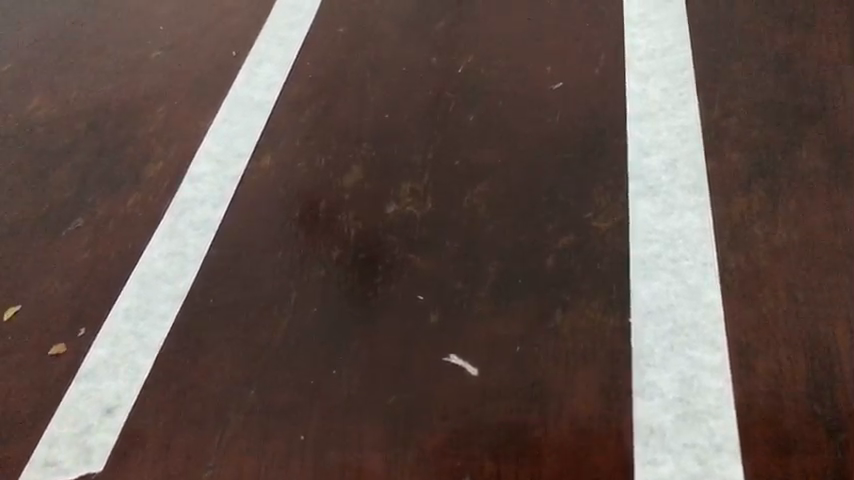
#> input picture frame 67 of vdlane.mp4, 854 x 480 px
$ python DetectLine.py
#> lines starting #> are read from the running program, lines starting #| are printed output that depends on the picture; after the words box and inside, x2 and y2 are one past the last pixel; in counts of white or black regions, pixels touching at a corner belong together
import cv2
import numpy as np

import matplotlib.pyplot as plt
'''
import time


'''
#import serial
#arduino = serial.Serial(port='COM6', baudrate=115200, timeout=0.1)

#Tim 3 diem bang anh nhi phan
def region_of_interest(image):
 height=image.shape[0]
 #print(height)
 '''
 polygons=np.array([
     [(0,height),(640,height),(300,-200000)]
                  ])
                  '''
 polygons=np.array([
     [(0,height),(800,height),(350,-200000)]
                  ])
 mask=np.zeros_like(image)
 cv2.fillPoly(mask,polygons,255)
 masked_image=cv2.bitwise_and(image,mask)
 return masked_image

#Hien hinh anh
def display_lines(image,lines):
    line_image = np.zeros_like(image)
    if lines is not None:
        for line in lines:
            x1,y1,x2,y2 = line.reshape(4)
            #print(x1+x2,'x1')
            #print(line)
            cv2.line(line_image,(x1,y1),(x2,y2),(255,0,0),10)
    return line_image

cam = cv2.VideoCapture("vdlane.mp4")
window_name = 'Dectect Line'
while(True):
    Hinh1 = cam.read()[1]
#> Hinh1 is the input picture: shape (480, 854, 3); mean B, G, R 75.6, 81.4, 97.1
    #Hinh1 = cam.read()
    gray  = cv2.cvtColor(Hinh1, cv2.COLOR_BGR2GRAY)
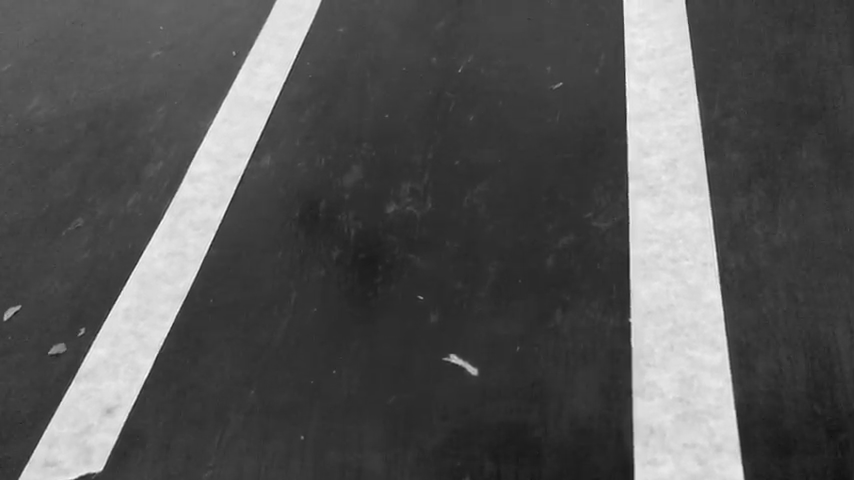
#> gray: shape (480, 854); min 15, max 251, mean 85.4
    blur  = cv2.GaussianBlur(gray,(5,5),0)
    edges = cv2.Canny(blur, 50, 150, apertureSize=3)
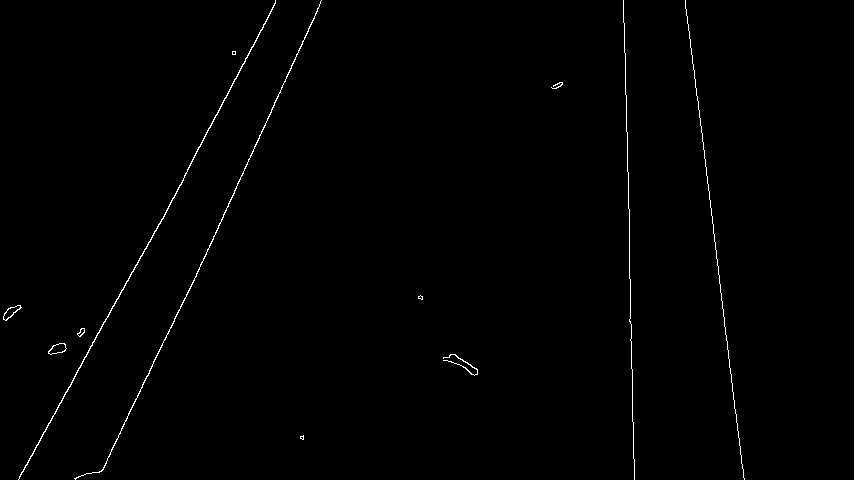
#> edges: shape (480, 854); 0.65% white in thin lines or dots, all inside (x1, y1, x2, y2) = (3, 0, 745, 480)
    cropped_image = region_of_interest(edges)
#> in region_of_interest, `cv2.fillPoly(mask,polygons,255)`:
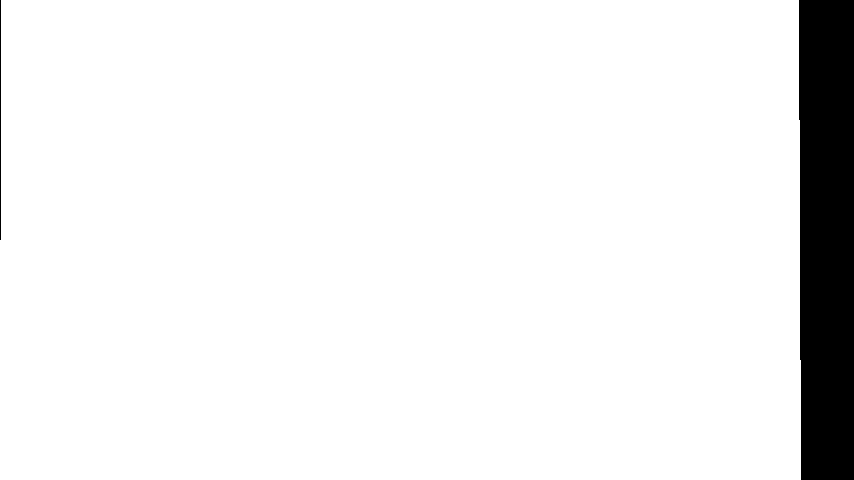
#> mask: shape (480, 854); 93.6% white; 2 black regions, box (x1, y1, x2, y2) and area: (799, 0, 854, 480) 25920, (0, 0, 1, 240) 240
    lines = cv2.HoughLinesP(cropped_image,2,np.pi/180,100,np.array([]), minLineLength=70,maxLineGap=70)
#> lines = [[685, 0, 744, 479], [140, 391, 314, 18], [114, 305, 275, 3], [627, 132, 633, 458], [19, 476, 183, 180], [174, 321, 234, 193], [625, 83, 627, 167]]
    line_control = cv2.HoughLines(edges, rho=1, theta=np.pi/180, threshold=100)
#> line_control = [[-680, 3.02], [247, 0.506], [292, 0.436], [-625, 3.12], [244, 0.489], [297, 0.454], [242, 0.489], [-622, 3.11], [250, 0.524]]
    line_image = display_lines(Hinh1,lines)
#> the loop in display_lines, `for line in lines:` made 7 passes
#> after the loop in display_lines, `for line in lines:`:
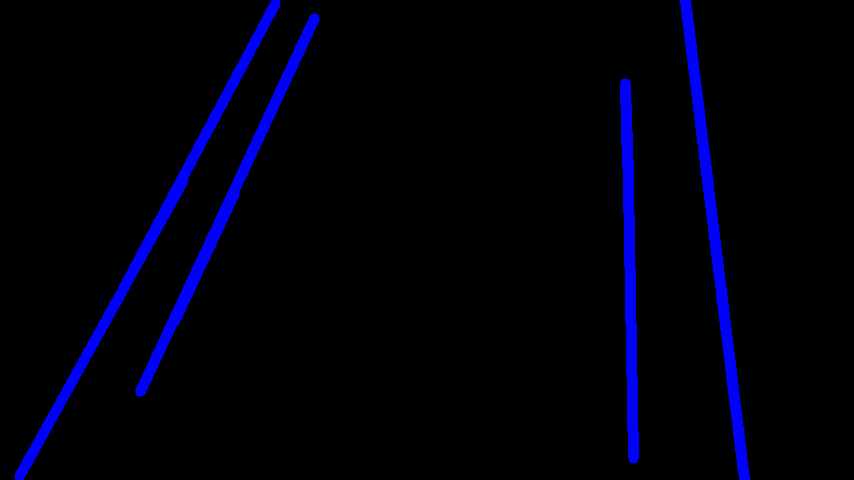
#> line_image: shape (480, 854, 3); mean of channels 0, 1, 2 12.5, 0, 0; drawn as B, G, R
    # Chong 2 hinh len nhau
    combo_image= cv2.addWeighted(Hinh1,0.8,line_image,1,1)
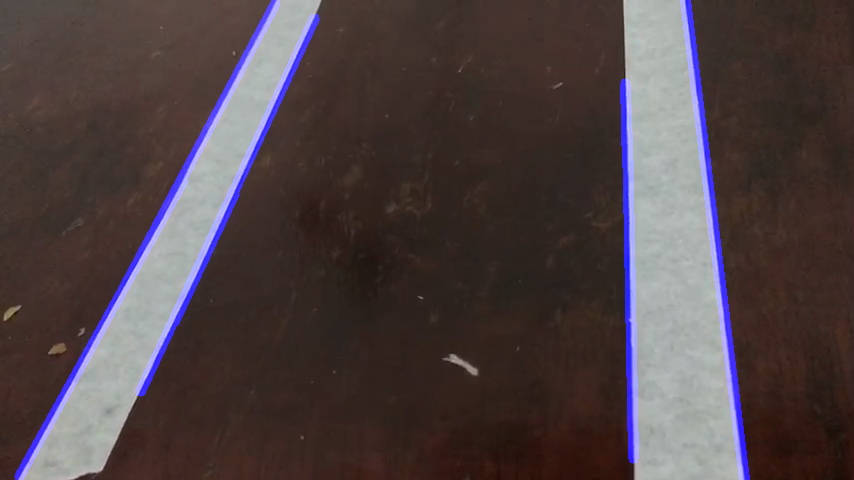
#> combo_image: shape (480, 854, 3); mean B, G, R 68.7, 66.1, 78.7
    if line_control is not None:
     for line_c in line_control:
        rho,theta = line_c[0]
        #print(theta,'theta')
        #print(line_c[0])
        a = np.cos(theta)
        b = np.sin(theta)
        x0 = a*rho
        y0 = b*rho
        x1 = int(x0 + 1000*(-b))
        #print(x1,'x1')
        y1 = int(y0 + 1000*(a))
        #print(y1,'y1')
        x2 = int(x0 - 1000*(-b))
        #print(x2,'x2')
        y2 = int(y0 - 1000*(a))
        #print(y2,'y2')
        #cv2.line(Hinh1,(x1,y1),(x2,y2),(255,255,125),2)
        #cv2.line(Hinh1,(0,400),(640,400),(0,255,0),2)
        DieuKhien  = ((300-y1)/(y1-y2))*(x1-x2)+x1
        DieuKhien1 = ((200-y1)/(y1-y2))*(x1-x2)+x1
        DieuKhien2 = ((100-y1)/(y1-y2))*(x1-x2)+x1
        #print(DieuKhien,'DieuKhien')
        #175<DieuKhien<195 or 300<DieuKhien<335
        #(0.3>theta>=0 or 1.5< theta < 2.25) and (175<DieuKhien<195 or 300<DieuKhien<335)
        if  (150<DieuKhien<220 or 630<DieuKhien<715) and (200<DieuKhien1<260 or 625<DieuKhien1<705) and (250<DieuKhien2<305 or 620<DieuKhien2<695):
            #arduino.write(b'1')
            print("Di thang")
            #time.sleep(0.1)
        elif 2.1<theta<2.4 :
            #arduino.write(b'2')
            #time.sleep(0.1)
            print("Re Trai")
        elif 0.7<theta<0.87 :
            #arduino.write(b'3')
            print("Re Phai")
#> this loop made 9 passes
#> (rho, theta, a, b, x0, y0, x1, y1) on passes 1 to 9: (-680, 3.02, -0.993, 0.122, 674.9, -82.87, 553, -1075), (247, 0.506, 0.875, 0.485, 216, 119.7, -268, 994), (292, 0.436, 0.906, 0.423, 264.6, 123.4, -157, 1029), (-625, 3.12, -1, 0.0175, 624.9, -10.91, 607, -1010), (244, 0.489, 0.883, 0.469, 215.4, 114.6, -254, 997), (297, 0.454, 0.899, 0.438, 266.9, 130.2, -171, 1028), (242, 0.489, 0.883, 0.469, 213.7, 113.6, -255, 996), (-622, 3.11, -0.999, 0.0349, 621.6, -21.71, 586, -1021), (250, 0.524, 0.866, 0.5, 216.5, 125, -283, 991)
#| Di thang
#| Di thang
#| Di thang
            #time.sleep(0.1)


    #plt.imshow(edges)
    #plt.show()

    cv2.imshow(window_name,combo_image)
    #cv2.imshow(window_name,Hinh1)

    if cv2.waitKey(1) & 0xFF == ord('q'):
#> (key q is pressed here)
        break
#arduino.close()
cam.release()
cv2.destroyAllWindows()

$ run again, starting later in the video
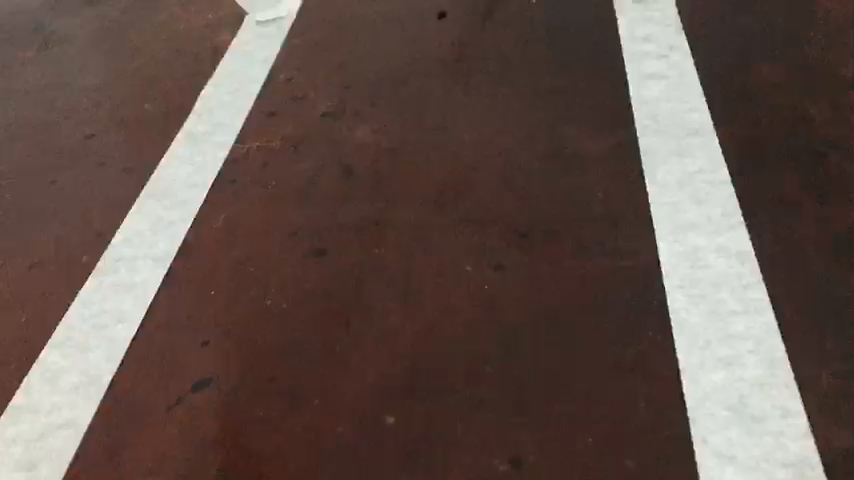
#> input picture frame 302 of vdlane.mp4, 854 x 480 px
#> Hinh1 is the input picture: shape (480, 854, 3); mean B, G, R 76.1, 83, 99.6
#> `edges = cv2.Canny(blur, 50, 150, apertureSize=3)`:
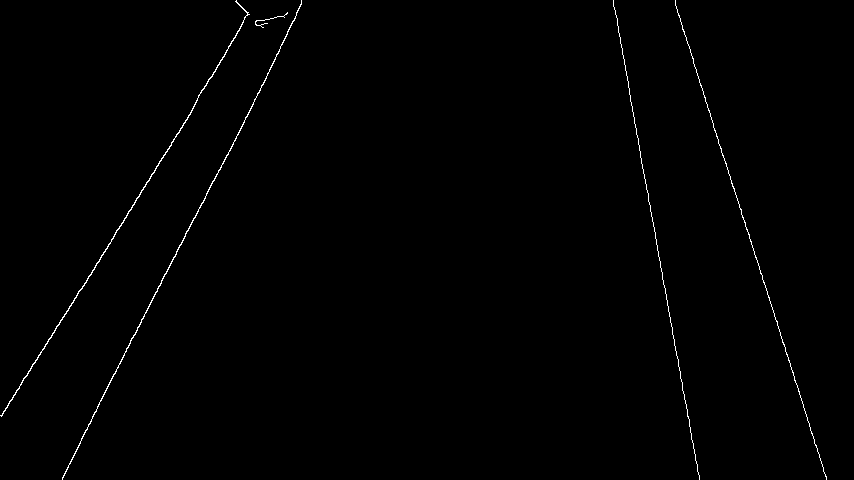
#> edges: shape (480, 854); 0.59% white in thin lines or dots
#> mask: shape (480, 854); 93.6% white; 2 black regions, box (x1, y1, x2, y2) and area: (799, 0, 854, 480) 25920, (0, 0, 1, 240) 240
#> masked_image: shape (480, 854); 0.57% white in thin lines or dots
#> lines = [[62, 477, 286, 36], [617, 18, 698, 474], [682, 29, 800, 395], [51, 337, 179, 132], [1, 415, 196, 102], [1, 416, 192, 110], [81, 438, 193, 218], [613, 1, 663, 284], [227, 155, 301, 4]]
#> line_control = [[221, 0.559], [271, 0.471], [-604, 2.97], [-639, 2.83], [220, 0.541], [273, 0.489], [266, 0.454], [225, 0.576], [-645, 2.84], [221, 0.524]]
#> the loop in display_lines, `for line in lines:` made 9 passes
#> `combo_image= cv2.addWeighted(Hinh1,0.8,line_image,1,1)`:
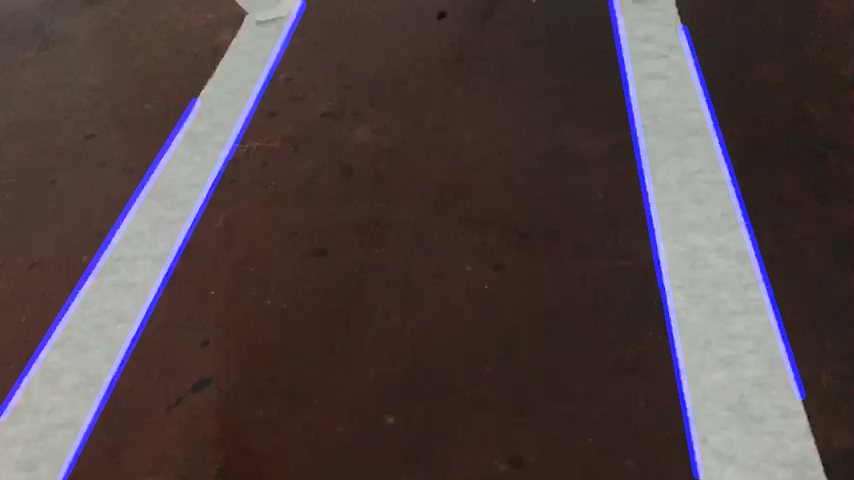
#> combo_image: shape (480, 854, 3); mean B, G, R 69.4, 67.4, 80.7
#> the loop `for line_c in line_control:` made 10 passes
#> (rho, theta, a, b, x0, y0, x1, y1) on passes 1 to 8: (221, 0.559, 0.848, 0.53, 187.4, 117.1, -342, 965), (271, 0.471, 0.891, 0.454, 241.5, 123, -212, 1014), (-604, 2.97, -0.985, 0.174, 594.8, -104.9, 421, -1089), (-639, 2.83, -0.951, 0.309, 607.7, -197.5, 298, -1148), (220, 0.541, 0.857, 0.515, 188.6, 113.3, -326, 970), (273, 0.489, 0.883, 0.469, 241, 128.2, -228, 1011), (266, 0.454, 0.899, 0.438, 239.1, 116.6, -199, 1015), (225, 0.576, 0.839, 0.545, 188.7, 122.5, -355, 961)
#> (printed output is left out)

$ run again, starting later in the video
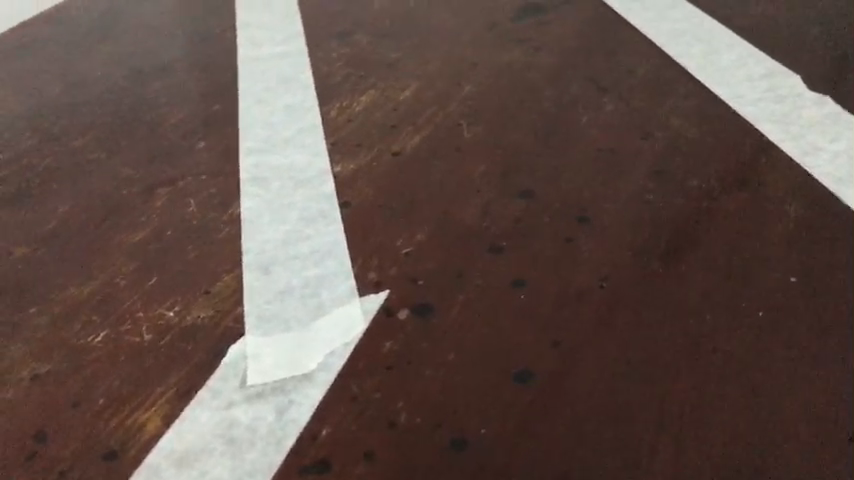
#> input picture frame 538 of vdlane.mp4, 854 x 480 px
#> Hinh1 is the input picture: shape (480, 854, 3); mean B, G, R 74.2, 80.6, 97.8
#> `edges = cv2.Canny(blur, 50, 150, apertureSize=3)`:
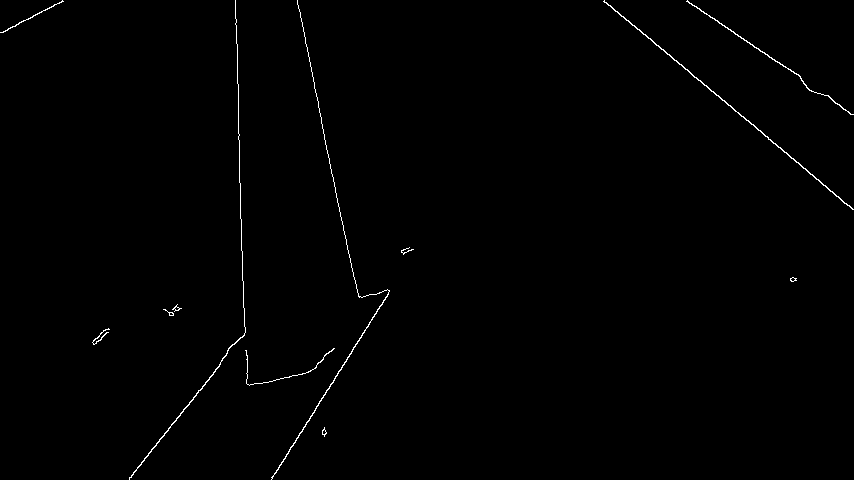
#> edges: shape (480, 854); 0.58% white in thin lines or dots
#> mask: shape (480, 854); 93.6% white; 2 black regions, box (x1, y1, x2, y2) and area: (799, 0, 854, 480) 25920, (0, 0, 1, 240) 240
#> masked_image: shape (480, 854); 0.53% white in thin lines or dots
#> lines = [[604, 1, 799, 164], [271, 479, 389, 290], [237, 44, 241, 250], [129, 477, 244, 335], [300, 12, 341, 220], [687, 0, 798, 75], [235, 3, 238, 116]]
#> line_control = [[-388, 2.27], [484, 0.559], [-236, 3.12], [-233, 3.11], [-292, 2.95], [-288, 2.93], [397, 0.663], [400, 0.681], [-384, 2.16]]
#> the loop in display_lines, `for line in lines:` made 7 passes
#> `combo_image= cv2.addWeighted(Hinh1,0.8,line_image,1,1)`:
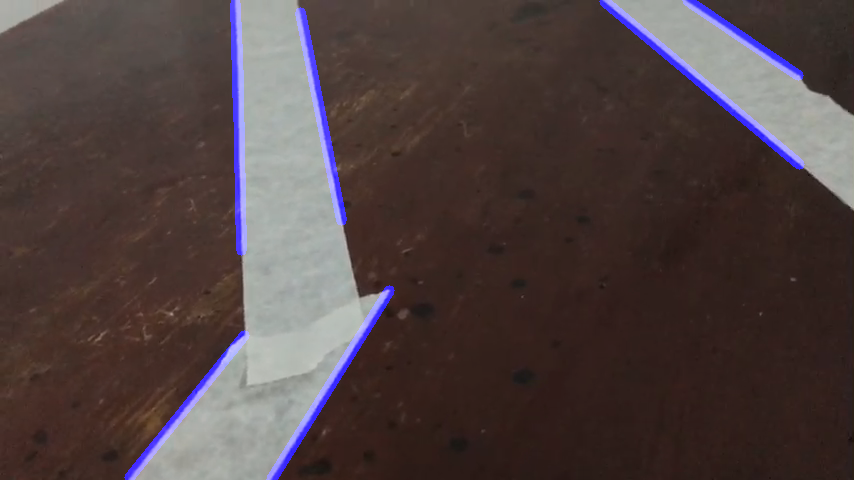
#> combo_image: shape (480, 854, 3); mean B, G, R 65.6, 65.5, 79.2
#> the loop `for line_c in line_control:` made 9 passes
#> (rho, theta, a, b, x0, y0, x1, y1) on passes 1 to 8: (-388, 2.27, -0.643, 0.766, 249.4, -297.2, -516, -940), (484, 0.559, 0.848, 0.53, 410.5, 256.5, -119, 1104), (-236, 3.12, -1, 0.0175, 236, -4.12, 218, -1003), (-233, 3.11, -0.999, 0.0349, 232.9, -8.13, 197, -1007), (-292, 2.95, -0.982, 0.191, 286.6, -55.72, 95, -1037), (-288, 2.93, -0.978, 0.208, 281.7, -59.88, 73, -1038), (397, 0.663, 0.788, 0.616, 312.8, 244.4, -302, 1032), (400, 0.681, 0.777, 0.629, 310.9, 251.7, -318, 1028)
#> (printed output is left out)
